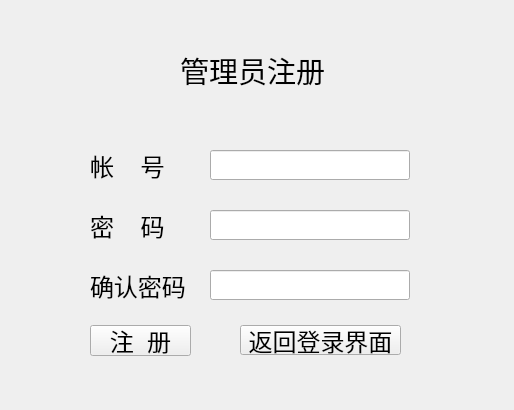
<?xml version="1.0" encoding="UTF-8"?>
<ui version="4.0">
 <class>Form</class>
 <widget class="QWidget" name="Form">
  <property name="enabled">
   <bool>true</bool>
  </property>
  <property name="geometry">
   <rect>
    <x>0</x>
    <y>0</y>
    <width>514</width>
    <height>410</height>
   </rect>
  </property>
  <property name="font">
   <font>
    <pointsize>18</pointsize>
   </font>
  </property>
  <property name="windowTitle">
   <string>milkbottle</string>
  </property>
  <property name="windowIcon">
   <iconset>
    <normaloff>../.vscode/ljp.ico</normaloff>../.vscode/ljp.ico</iconset>
  </property>
  <widget class="QLabel" name="title">
   <property name="geometry">
    <rect>
     <x>180</x>
     <y>40</y>
     <width>161</width>
     <height>61</height>
    </rect>
   </property>
   <property name="font">
    <font>
     <family>华文新魏</family>
     <pointsize>22</pointsize>
    </font>
   </property>
   <property name="text">
    <string>管理员注册</string>
   </property>
  </widget>
  <widget class="QLabel" name="user_label">
   <property name="geometry">
    <rect>
     <x>90</x>
     <y>145</y>
     <width>101</width>
     <height>41</height>
    </rect>
   </property>
   <property name="font">
    <font>
     <pointsize>18</pointsize>
    </font>
   </property>
   <property name="text">
    <string>帐    号</string>
   </property>
  </widget>
  <widget class="QLabel" name="passwd_label">
   <property name="enabled">
    <bool>true</bool>
   </property>
   <property name="geometry">
    <rect>
     <x>90</x>
     <y>205</y>
     <width>101</width>
     <height>41</height>
    </rect>
   </property>
   <property name="font">
    <font>
     <pointsize>18</pointsize>
    </font>
   </property>
   <property name="text">
    <string>密    码</string>
   </property>
  </widget>
  <widget class="QLabel" name="confirm_label">
   <property name="geometry">
    <rect>
     <x>90</x>
     <y>265</y>
     <width>101</width>
     <height>41</height>
    </rect>
   </property>
   <property name="font">
    <font>
     <pointsize>18</pointsize>
    </font>
   </property>
   <property name="text">
    <string>确认密码</string>
   </property>
  </widget>
  <widget class="QLineEdit" name="user">
   <property name="geometry">
    <rect>
     <x>210</x>
     <y>150</y>
     <width>200</width>
     <height>30</height>
    </rect>
   </property>
  </widget>
  <widget class="QLineEdit" name="passwd">
   <property name="geometry">
    <rect>
     <x>210</x>
     <y>210</y>
     <width>200</width>
     <height>30</height>
    </rect>
   </property>
  </widget>
  <widget class="QLineEdit" name="confirm">
   <property name="geometry">
    <rect>
     <x>210</x>
     <y>270</y>
     <width>200</width>
     <height>30</height>
    </rect>
   </property>
  </widget>
  <widget class="QPushButton" name="register_button">
   <property name="geometry">
    <rect>
     <x>90</x>
     <y>325</y>
     <width>101</width>
     <height>31</height>
    </rect>
   </property>
   <property name="text">
    <string>注  册</string>
   </property>
  </widget>
  <widget class="QPushButton" name="re_login">
   <property name="geometry">
    <rect>
     <x>240</x>
     <y>325</y>
     <width>161</width>
     <height>30</height>
    </rect>
   </property>
   <property name="text">
    <string>返回登录界面</string>
   </property>
  </widget>
 </widget>
 <resources/>
 <connections/>
</ui>
